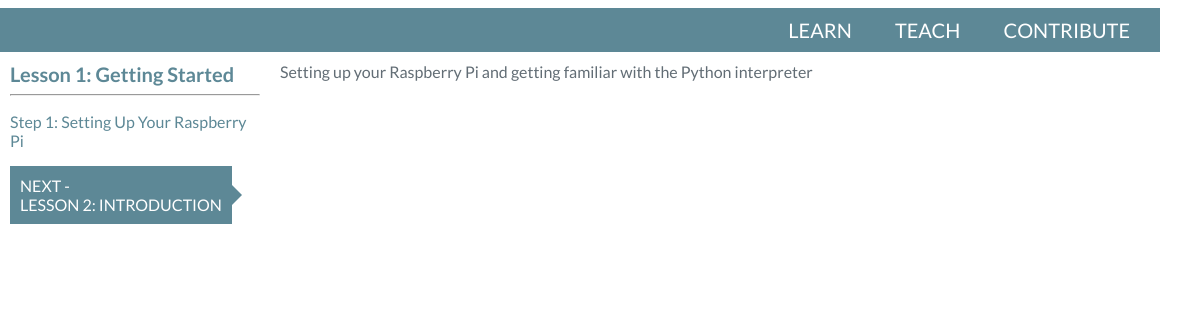
Page /learn/lesson/1/ on the earlier database version.
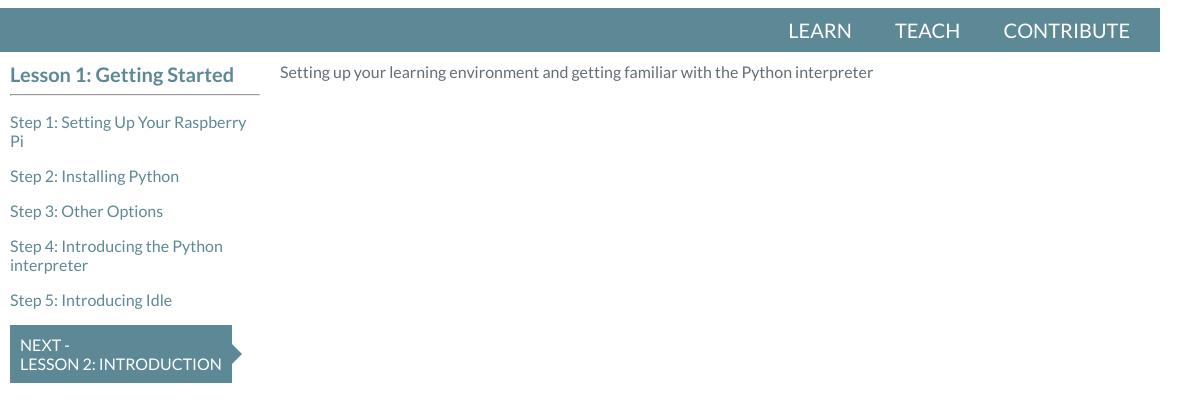
Same page on the later database version.
### lessons/models.py (models this page shows, shortened)
class Lesson(models.Model):
    number = models.IntegerField()
    name = models.CharField(max_length=200)
    description = models.TextField(blank=True, null=True)
    def __str__(self):
        return "Lesson %s: %s" % (self.number, self.name)

class Step(models.Model):
    lesson = models.ForeignKey(Lesson)
    step_number = models.IntegerField()
    step_name = models.CharField(max_length=200)
    header_title = models.CharField(max_length=50, blank=True, null=True)
    image = models.CharField(max_length=200, blank=True, null=True)
    audiocast = models.CharField(max_length=200, blank=True, null=True)
    screencast = models.CharField(max_length=200, blank=True, null=True)
    description = models.TextField()

### lessons/views.py (the view)
# urls.py: url(r'^lesson/(?P<lesson_number>[0-9]+)/step/(?P<step_number>[0-9]+)/$', views.lesson_step, name='lesson_step_detail'),
def lesson(request, lesson_number):
    lesson = Lesson.objects.get(number=lesson_number)
    all_steps = Step.objects.filter(lesson=lesson.id).order_by('step_number')
    prev_lesson = None
    try:
        prev_lesson = Lesson.objects.get(number=int(lesson_number)-1)
    except:
        pass
    next_lesson = None
    try:
        next_lesson = Lesson.objects.get(number=int(lesson_number)+1)
    except:
        pass
    context = {
        'lesson': lesson,
        'step_list': all_steps,
        'prev_lesson': prev_lesson,
        'next_lesson': next_lesson,
    }
    return render(request, 'lessons/lesson.html', context)

### lessons/templates/lessons/lesson.html
{% include "youngcoders/header.html" %}
{% include "lessons/header.html" %}
<div id="container">
  <div id="nav-list">
    {% if step_list %}
      {% include "lessons/step-navigation.html" %}
    {% else %}
      <p>No steps are available for {{ lesson }}.</p>
    {% endif %}
  </div>
  <div id="content">
    <div id="lesson-text">
      {{ lesson.description }}
    </div>
  </div>
</div>

### youngcoders/templates/youngcoders/header.html (shortened to what this page needs)
{% load staticfiles %}
<link rel="stylesheet" type="text/css" href="{% static 'youngcoders/style.css' %}" />
<div id="headertop">
  <a href="/learn/">Learn</a> <a href="/teach/">Teach</a> <a href="/pages/contribute/">Contribute</a>
</div>

### lessons/templates/lessons/header.html
{% load staticfiles %}
<link rel="stylesheet" type="text/css" href="{% static 'lessons/style.css' %}" />

### lessons/templates/lessons/step-navigation.html
<div id="step-list-text">
  <div id="lesson-name">
    Lesson {{ lesson.number }}: {{ lesson.name }}<br>
  </div>
  <hr>
  {% if step_list %}
    {% for step in step_list %}
      <p>
        <a href="/learn/lesson/{{ lesson.number }}/step/{{ step.step_number }}">
            Step {{ step.step_number }}: {{ step.step_name }}
        </a>
      </p>
    {% endfor %}
  {% endif %}
  {% if next_lesson %}
    <a href="/learn/lesson/{{ next_lesson.number }}/step/1/" id="prev_next_lesson" class="right-arrow">
      NEXT - <br>{{ next_lesson }}</a>
  {% endif %}
</div>

### youngcoders/static/youngcoders/style.css (style rules this page uses)
a { color: #5D8896; text-decoration: none; }
#headertop { background-color: #5D8896; text-align: right; width: 95%; padding: 10px; margin-right: 10px; white-space:nowrap; }
#headertop a { font-size: 20px; padding: 20px; color: #FFFFFF; text-transform: uppercase; }
#lesson-name { font-size: 20px; font-weight: bold; color: #5D8896; }
.right-arrow { display: inline-block; position: relative; color: #fff; background: #5D8896; padding: 10px; }
.right-arrow:after { content: ''; display: block; position: absolute; left: 100%; top: 50%; margin-top: -10px; width: 0; height: 0; border-top: 10px solid transparent; border-left: 10px solid #5D8896; border-bottom: 10px solid transparent; border-right: 10px solid transparent; }

### lessons/static/lessons/style.css (style rules this page uses)
#container { float: left; width: 1200px; text-align: left; }
#nav-list { float: left; width: 250px; text-align: left; margin: 10px; }
#content { float: left; width: 800px; text-align: left; overflow: visible; min-width: 800px; margin: 10px; }
#prev_next_lesson { text-transform: uppercase; }

Differences in the rows shown:
changed Lesson "Getting Started": description "Setting up your Raspberry Pi and getting familiar with the Python interpreter" → "Setting up your learning environment and getting familiar with the Python interpreter"
added Step: step_number "2", step_name "Installing Python"
added Step: step_number "3", step_name "Other Options"
added Step: step_number "4", step_name "Introducing the Python interpreter"
added Step: step_number "5", step_name "Introducing Idle"
